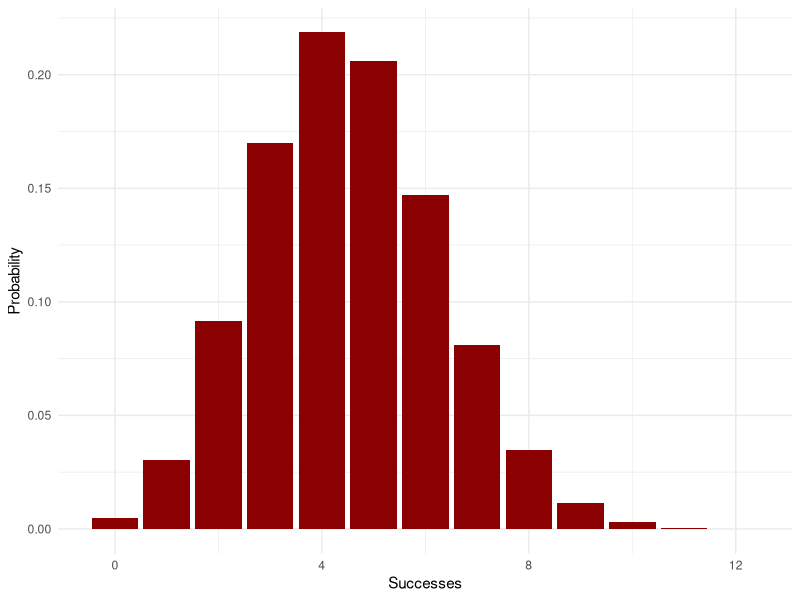

Write R code to recreate this figure.
## ---- chunk 1
#| label: load-packages
#| warnings: false

library(tidyverse)
## ---- chunk 2
theme_set(theme_minimal())
## ---- chunk 3
binom_dist <- tibble(success_n = 0:12,
                     prob  = dbinom(0:12, p = 0.3, size = 15))

glimpse(binom_dist)
## ---- chunk 4
#| label: binomial-bars
#| echo: false
 
binom_dist %>%
  ggplot(aes(x = success_n,
             y = prob)) +
  geom_bar(stat = "identity",
           fill = "darkred") +
  labs(x = "Successes",
       y = "Probability")

## ---- chunk 5
#| results: markup

sessionInfo()
